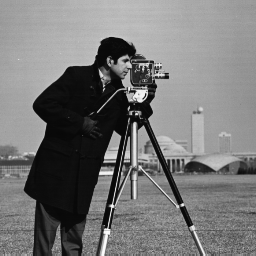
#> input picture Ex5/images/cameraman.tif, 256 x 256 px, found by its file name
$ python ex5Driver.py
#> lines starting #> are read from the running program, lines starting #| are printed output that depends on the picture; after the words box and inside, x2 and y2 are one past the last pixel; in counts of white or black regions, pixels touching at a corner belong together; long printed decimals are rounded
### Ex5/ex5.py
import numpy as np
from scipy.signal import convolve2d


# Task 1: Gaussian pyramid
def gaussianPyramid(img, numOfLevels, filterParam):
    G = {0: img}
    for i in range(1, numOfLevels):
        # every entry of dict is the previous after reduce function
        G[i] = reduce(G[i - 1], filterParam)
    return G


def getKernel(filterParam):
    # using gaussian weights
    return np.array([0.25 - filterParam / 2.0, 0.25, filterParam, 0.25, 0.25 - filterParam / 2.0])


def getKernel2d(filterParam):
    vector = getKernel(filterParam)
    return np.outer(vector, vector)


def reduce(image, filterParam):
    kernel = getKernel(filterParam)
    # taking only every second pixel of the image after convolution
    newImage = imConv2(image, kernel)
    newImage = np.array(newImage[::2, ::2])
    return newImage


# bonus
def imConv2(img, kernel1D):
    padding = int(kernel1D.shape[0] / 2.0)
    # adding padding to avoid overflow
    imgPad = np.pad(img, padding, 'constant')

    tempResX = np.zeros(imgPad.shape)
    tempResY = np.zeros(imgPad.shape)

    # separate convolution to rows and columns
    for i in np.arange(0, kernel1D.shape[0]):
        window = imgPad[:, i:imgPad.shape[0] - 2 * padding + i]
        tempResY[:, padding:-padding] = tempResY[:, padding:-padding] + window * kernel1D[i]

    for i in np.arange(0, kernel1D.shape[0]):
        window = tempResY[i:imgPad.shape[1] - 2 * padding + i, :]
        tempResX[padding:-padding, :] = tempResX[padding:-padding, :] + window * kernel1D[i]

    # ignoring zero padding
    return tempResX[padding:img.shape[0] + padding, padding:img.shape[1] + padding]


# Task 2: Laplacian pyramid
# a
def laplacianPyramid(img, numOfLevels, filterParam):
    L = {}
    G = gaussianPyramid(img, numOfLevels, filterParam)
    for i in range(0, numOfLevels - 1):
        Gi = G[i]
        expandedG = expand(G[i + 1], filterParam)
        # fixes the size of the unexpanded level if needed
        # by duplicating the last row/col
        if expandedG.shape[0] > Gi.shape[0]:
            newRow = np.array(Gi[Gi.shape[0] - 1])
            Gi = np.concatenate(Gi, newRow)
        if expandedG.shape[1] > Gi.shape[1]:
            newCol = np.array(Gi[:, 0])
            Gi = np.concatenate(Gi, newCol)
        L[i] = Gi - expandedG
    L[numOfLevels - 1] = G[numOfLevels - 1]
    return L


def expand(image, filterParam):
    kernel = getKernel(filterParam)
    # creates an image twice the size,
    # only fills every other pixel with values of given image
    # the rest are zeros
    newImage = np.zeros((image.shape[0] * 2, image.shape[1] * 2))
    newImage[::2, ::2] = image[:, :]
    # multiply by 4 to normalize after kernel (divides by 4)
    newImage = 4 * imConv2(newImage, kernel)
    return np.array(newImage, dtype=int)


# b
def imgFromLaplacianPyramid(laplacePrmd, numOfLevels, filterParam):
    # creates the size of the final image to be returned
    image = np.zeros(laplacePrmd[0].shape)
    for i in range(numOfLevels - 1, 0, -1):
        eLi = expand(laplacePrmd[i], filterParam)
        Li1 = laplacePrmd[i - 1]
        # fixes the expanded to be as the size of the previous
        # level of the pyramid for future valid summary
        if eLi.shape[0] > Li1.shape[0]:
            eLi = np.delete(eLi, 0, axis=0)
        if eLi.shape[1] > Li1.shape[1]:
            eLi = np.delete(eLi, 0, axis=1)
        reconstructedLevel = Li1 + eLi
        laplacePrmd[i - 1] = reconstructedLevel
        image = reconstructedLevel
    return image


# Task 3: Image blending
def imgBlending(img1, img2, blendingMask, numOfLevels, filterParam):
    # Build Laplacian pyramids LA and LB from images A and B
    LA = laplacianPyramid(img1, numOfLevels, filterParam)
    LB = laplacianPyramid(img2, numOfLevels, filterParam)
    # Build a Gaussian pyramid GM from selected mask
    GM = gaussianPyramid(blendingMask, numOfLevels, filterParam)
    # Form a combined pyramid LS from LA and LB using nodes of GM as weights
    LS = {}
    for key in LA.keys():
        LS[key] = GM[key] * LA[key] + (1 - GM[key]) * LB[key]
    # Collapse the LS pyramid to get the final blended image
    blendImg = imgFromLaplacianPyramid(LS, numOfLevels, filterParam)
    return blendImg

### Ex5/ex5Driver.py
# IMPR 2017, IDC
# ex5 driver

import ex5
import matplotlib.pyplot as plt
import cv2
import numpy as np

import timeit  # for running time tests

def test_1():
    imageName = './Images/cameraman.tif'
    img = cv2.imread(imageName,cv2.IMREAD_GRAYSCALE)
#> img is the input picture: shape (256, 256); min 7, max 253, mean 118.7


    numOfLevels = 6
    g_pyr = ex5.gaussianPyramid (img, numOfLevels, filterParam=0.4)
#> after the loop in gaussianPyramid, `for i in range(1, numOfLevels):`: G = 6 items
#> g_pyr = 6 items

    f, (ax1, ax2, ax3,ax4, ax5, ax6)  = plt.subplots(1, 6, sharex='col')
    ax1.imshow(g_pyr[0], cmap='gray'), ax1.set_title('G-0')
    ax2.imshow(g_pyr[1], cmap='gray'), ax2.set_title('G-1')
    ax3.imshow(g_pyr[2], cmap='gray'), ax3.set_title('G-2')
    ax4.imshow(g_pyr[3], cmap='gray'), ax4.set_title('G-3')
    ax5.imshow(g_pyr[4], cmap='gray'), ax5.set_title('G-4')
    ax6.imshow(g_pyr[5], cmap='gray'), ax6.set_title('G-5')
    plt.show()
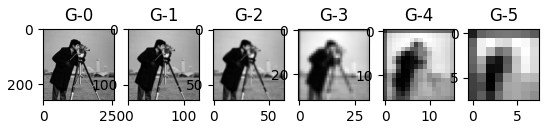
#> figure drawn by matplotlib, 6 panels

def test_1_bonus2 ():
    try:

        runTime = timeit.timeit(stmt='ex5.imConv2(img,kernel1D)', \
                                setup = 'import cv2; import ex5; imageName = "./Images/cameraman.tif"; img = cv2.imread(imageName,cv2.IMREAD_GRAYSCALE); kernel1D = ex5.getKernel(0.4)',
                                number=100)
#> runTime = 0.147

        print ("Convolution operator running time for 100 runs: " + str (runTime))
#| Convolution operator running time for 100 runs: 0.1467

    except:

        print ("Bonus 2 is not implemented")

def test_2ab():

    imageName = './Images/cameraman.tif'
    img = cv2.imread(imageName,cv2.IMREAD_GRAYSCALE)

    numOfLevels = 6

    l_pyr = ex5.laplacianPyramid (img, numOfLevels, filterParam=0.4)
#> in laplacianPyramid, `G = gaussianPyramid(img, numOfLevels, filterParam)`: G = 6 items
#> after the loop in laplacianPyramid, `for i in range(0, numOfLevels - 1):`: L = 5 items
#> l_pyr = 6 items
    f, (ax1, ax2, ax3,ax4, ax5, ax6)  = plt.subplots(1, 6, sharex='col')
    ax1.imshow(l_pyr[0], cmap='gray'), ax1.set_title('L-0')
    ax2.imshow(l_pyr[1], cmap='gray'), ax2.set_title('L-1')
    ax3.imshow(l_pyr[2], cmap='gray'), ax3.set_title('L-2')
    ax4.imshow(l_pyr[3], cmap='gray'), ax4.set_title('L-3')
    ax5.imshow(l_pyr[4], cmap='gray'), ax5.set_title('L-4')
    ax6.imshow(l_pyr[5], cmap='gray'), ax6.set_title('L-5')


    l_pyr_recon = ex5.imgFromLaplacianPyramid(l_pyr, numOfLevels, filterParam=0.4)

    f, (ax1, ax2, ax3)  = plt.subplots(1, 3, sharex='col')
    ax1.imshow(img, cmap='gray'), ax1.set_title('Org')
    ax2.imshow(l_pyr_recon, cmap='gray'), ax2.set_title('Laplacian Pyr recon')
    ax3.imshow(l_pyr_recon-img, cmap='gray'), ax3.set_title('Diff')
    plt.show()


def test_3():
    image1Name = './Images/black.tif'
    img1 = cv2.imread(image1Name,cv2.IMREAD_GRAYSCALE)
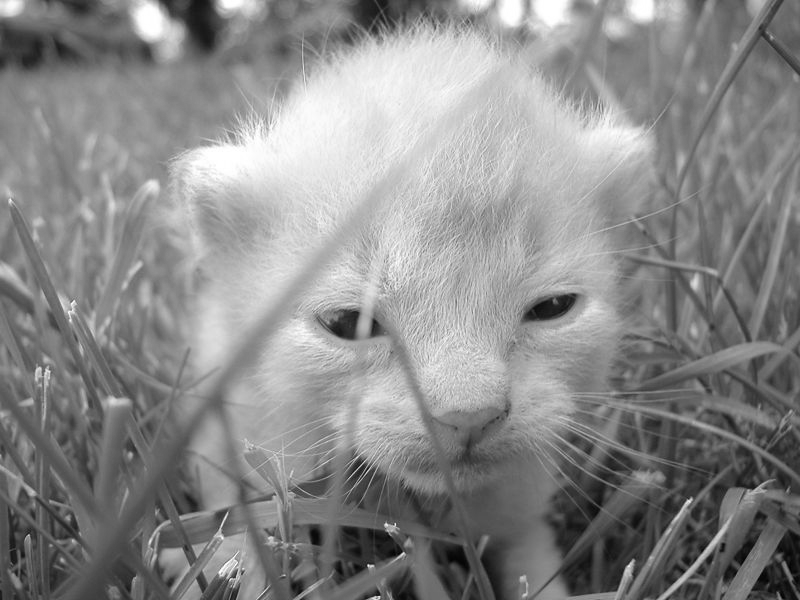
#> input picture Ex5/images/black.tif, 800 x 600 px, found by its file name
#> img1 is the input picture: shape (600, 800); min 1, max 255, mean 137.3
    img1=img1[0:512,200:712]
#> img1: shape (512, 512)

    image2Name = './Images/white.tif'
    img2 = cv2.imread(image2Name,cv2.IMREAD_GRAYSCALE)
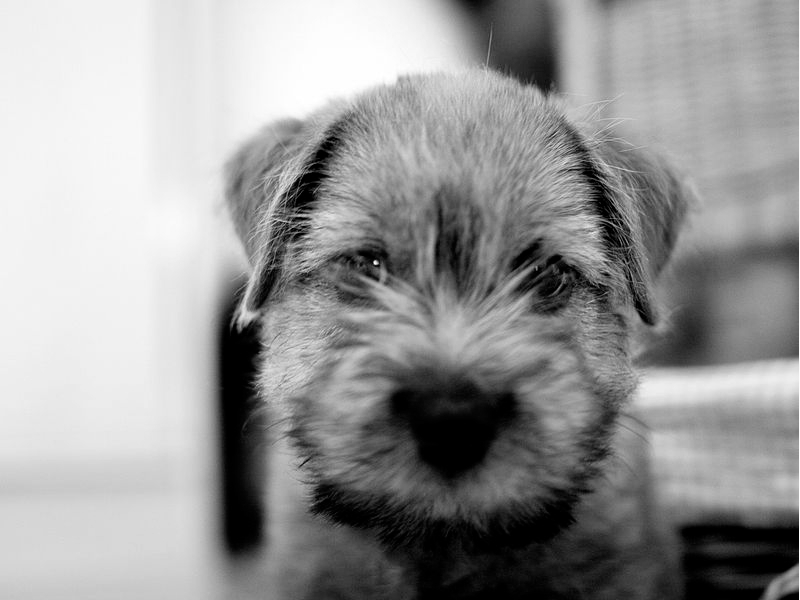
#> input picture Ex5/images/white.tif, 800 x 600 px, found by its file name
#> img2 is the input picture: shape (600, 800); min 0, max 255, mean 151.2
    img2=img2[0:512,200:712]
#> img2: shape (512, 512)

    blendingMaskName = './Images/mask.png'
    blendingMask = cv2.imread(blendingMaskName,cv2.IMREAD_GRAYSCALE)
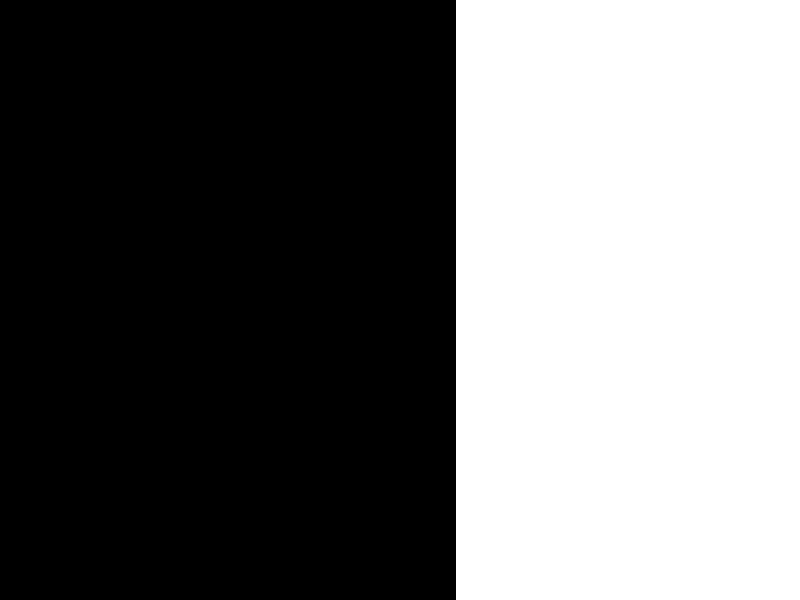
#> input picture Ex5/images/mask.png, 800 x 600 px, found by its file name
#> blendingMask: shape (600, 800); 43% white; 1 white region, box (x1, y1, x2, y2) and area: (456, 0, 800, 600) 206400
    blendingMask = np.clip(blendingMask,0,1)
    blendingMask = blendingMask[0:512,200:712]
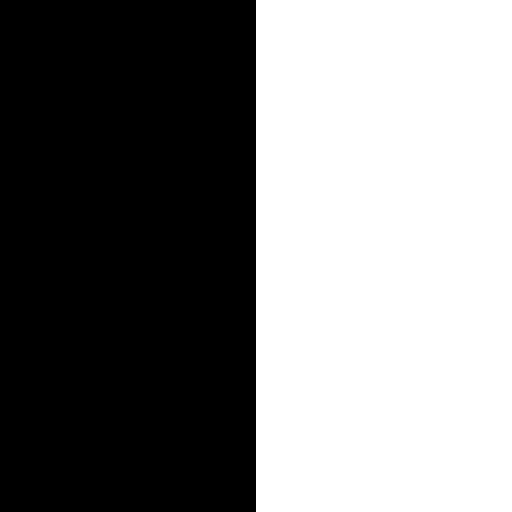
#> blendingMask: shape (512, 512); values 0 (black) and 1 (white), 50% white; 1 white region, box (x1, y1, x2, y2) and area: (256, 0, 512, 512) 131072


    numOfLevels = 6
    blendedImg = ex5.imgBlending(img1,img2,blendingMask, numOfLevels, filterParam=0.4)
#> call 2 of laplacianPyramid, with numOfLevels = 6, filterParam = 0.4
#> after the loop in laplacianPyramid (call 2), `for i in range(0, numOfLevels - 1):`:
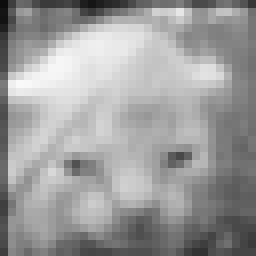
#> Gi: shape (32, 32) float64 (shown 8 times larger); min 12.58, max 249.8, mean 156.2
#> the loop in gaussianPyramid (call 4), `for i in range(1, numOfLevels):` made 5 passes
#> pass 1, in imConv2 (call 131), `imgPad = np.pad(img, padding, 'constant')`:
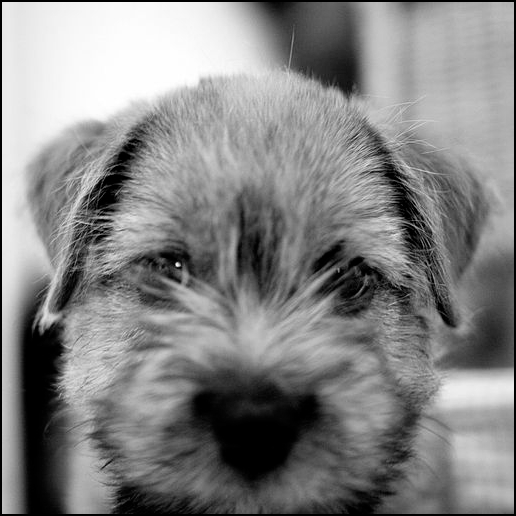
#> imgPad: shape (516, 516); min 0, max 255, mean 132.3
#> the loop in imgBlending, `for key in LA.keys():` made 6 passes
    f, (ax1, ax2, ax3)  = plt.subplots(1, 3, sharex='col')
    ax1.imshow(img1, cmap='gray'), ax1.set_title('Img1')
    ax2.imshow(img2, cmap='gray'), ax2.set_title('Img2')
    ax3.imshow(blendedImg, cmap='gray'), ax3.set_title('Blended')
    plt.show()


if __name__ == "__main__":

    # test 1 - Gaussain pyramid
    test_1()

    # test 1 bonus 2
    test_1_bonus2 ()

    # test 2 - Laplacian pyramid forward - backward
    test_2ab()


    # test 3 - Image blending
    test_3()
